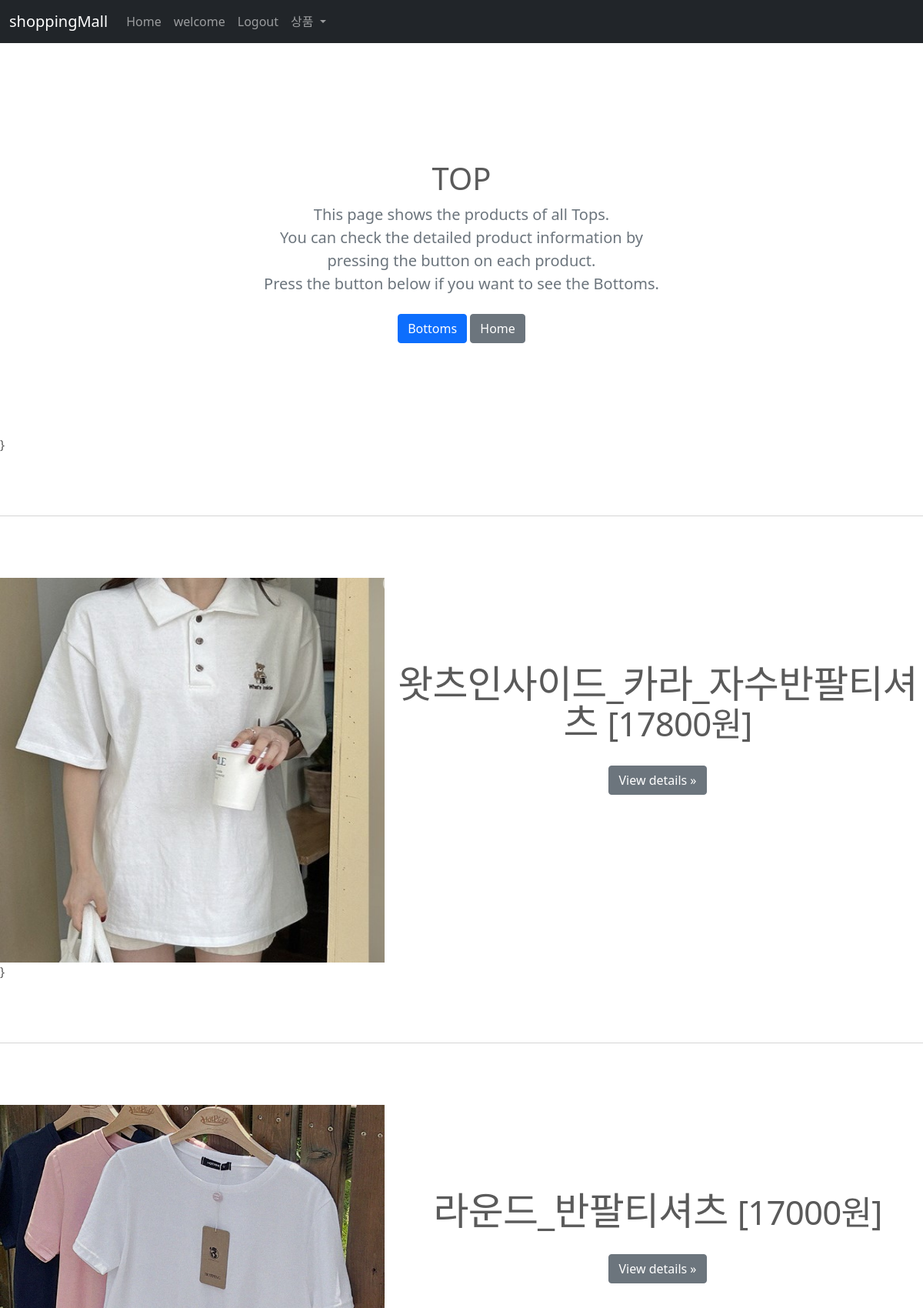
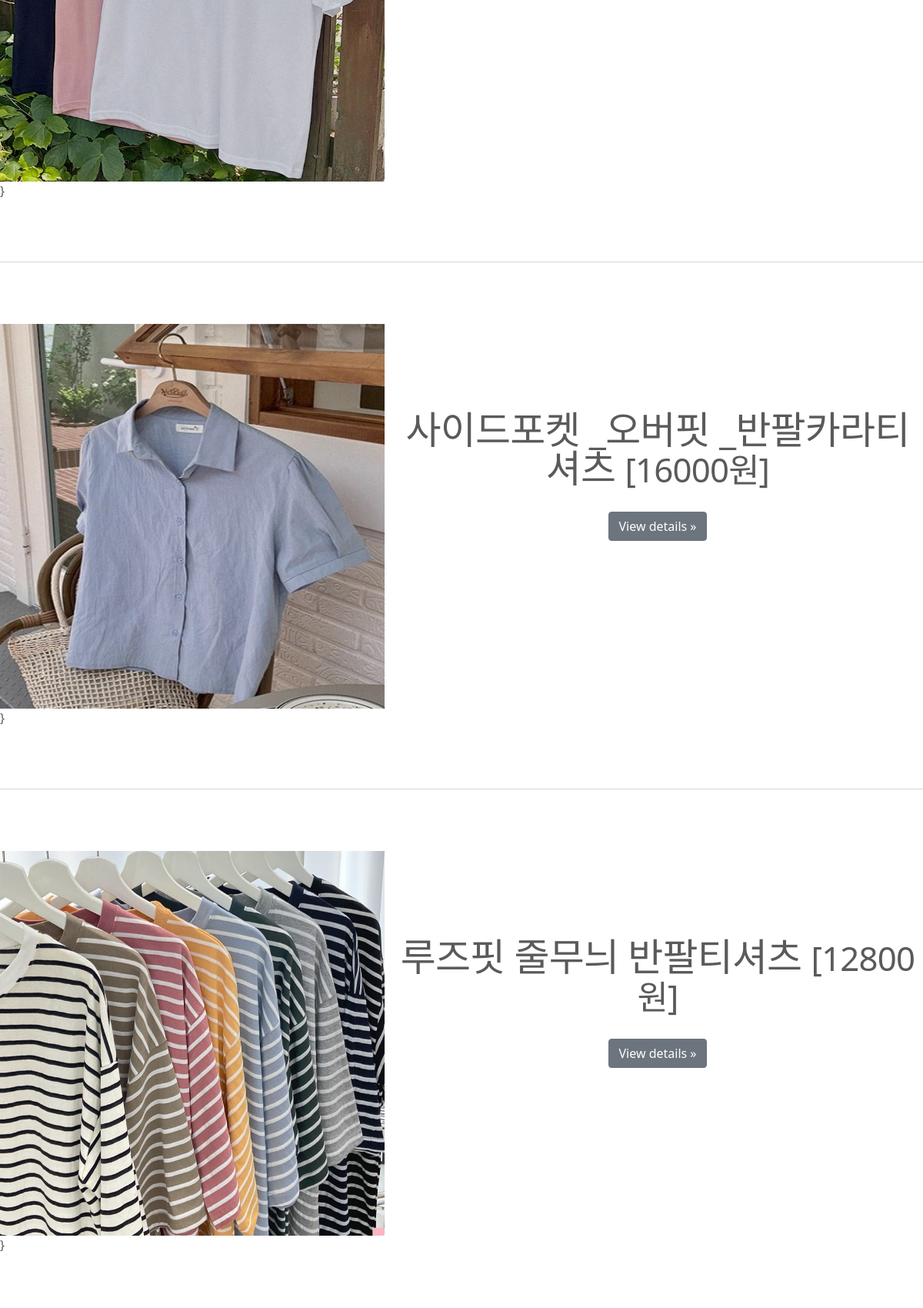
The page /detail/detail_top/ (signed in, upper part) on the database its author committed (2 pictures, top to bottom).
### detail/models.py (models this page shows, shortened)
class Product(models.Model):
    name = models.CharField(max_length=255)
    category = models.ForeignKey(Category, on_delete=models.CASCADE, related_name='product_category')
    image = ImageField(upload_to='photos/%Y/%m/%d')
    price = models.IntegerField()
    quantity = models.IntegerField(default=0)
    description = models.TextField()
    pub_date = models.DateTimeField(auto_now_add = True)
    hit = models.IntegerField(default=0)

### detail/views.py (the view)
# urls.py: path('detail_top/', views.detail_top, name='detail_top'),
def detail_top(request):
    product = Product.objects.all()
    top = Product.objects.filter(category='1')
    return render(request, 'detail/detail_top.html', {'product': product, 'top':top})

### detail/templates/detail/detail_top.html (shortened to what this page needs)
<!doctype html>
<html lang="ko">
  <head>
    <link href="https://cdn.jsdelivr.net/npm/bootstrap@5.1.3/dist/css/bootstrap.min.css" rel="stylesheet">
  </head>
  <body>
    <header>
      <nav class="navbar navbar-expand-md navbar-dark fixed-top bg-dark">
        <div class="container-fluid">
          <a class="navbar-brand">shoppingMall</a>
          <div class="collapse navbar-collapse" id="navbarCollapse">
            <ul class="navbar-nav me-auto mb-2 mb-md-0">
              <li class="nav-item">
                <a class="nav-link" aria-current="page" href="{% url 'shop:index' %}">
                  Home
                </a>
              </li>
              {% if user.is_authenticated %}
              <li class="nav-item">
                <a class="nav-link">
                  welcome
                </a>
              </li>
              <li class="nav-item">
                <a class="nav-link" href="{% url 'accounts:logout' %}">
                  Logout
                </a>
              </li>
              {% endif %}
               <li class="nav-item dropdown">
                <a class="nav-link dropdown-toggle" href="#" id="navbarDropdown" role="button" data-bs-toggle="dropdown" aria-expanded="false">
                  상품
                </a>
              </li>
            </ul>
          </div>
        </div>
      </nav>
    </header>
<main role="main">
  <div id="myCarousel" class="carousel slide" data-bs-ride="carousel">
    <div class="carousel-indicators">
      <button type="button" data-bs-target="#myCarousel" data-bs-slide-to="0" class="active" aria-current="true" aria-label="Slide 1"></button>
      <button type="button" data-bs-target="#myCarousel" data-bs-slide-to="1" aria-label="Slide 2"></button>
      <button type="button" data-bs-target="#myCarousel" data-bs-slide-to="2" aria-label="Slide 3"></button>
    </div>
  </div>
  <section class="py-5 text-center container">
    <div class="row py-lg-5">
      <div class="col-lg-6 col-md-8 mx-auto">
        <h1 class="fw-light">TOP</h1>
        <p class="lead text-muted">This page shows the products of all Tops. <br>
          You can check the detailed product information by pressing the button on each product.<br>
          Press the button below if you want to see the Bottoms.</p>
        <p>
          <a href="{% url 'detail:detail_bottom' %}" class="btn btn-primary my-2"> Bottoms </a>
          <a href="{% url 'shop:index' %}" class="btn btn-secondary my-2">Home</a>
        </p>
      </div>
    </div>
  </section>
  {% for t in top %}}
  <hr class="featurette-divider">
    <div class="row featurette text-center">
      <div class="col-md-7 order-md-2">
        <h2 class="featurette-heading">{{t.name}} <small>[{{t.price}}원]</small></h2>
        <br>
        <p><a class="btn btn-secondary" href="/detail/detail_product/{{t.id}}">View details &raquo;</a></p>
      </div>
      <div class="col-md-5">
        <img src={{t.image.url}} style="width:500px;height:500px;">
      </div>
    </div>
  {% endfor %}
</main>
  </body>
</html>

### detail/templates/detail/detail_top.html (style rules this page uses)
body { padding-top: 3rem; padding-bottom: 3rem; color: #5a5a5a; }
.carousel { margin-bottom: 4rem; }
.featurette-divider { margin: 5rem 0; }
.featurette-heading { font-weight: 300; line-height: 1; letter-spacing: -.05rem; }
@media (min-width: 40em) { .featurette-heading { font-size: 50px; } }
@media (min-width: 62em) { .featurette-heading { margin-top: 7rem; } }

### rows shown on the page
Product: name "왓츠인사이드_카라_자수반팔티셔츠", price "17800", image (picture)
Product: name "라운드_반팔티셔츠", price "17000", image (picture)
Product: name "사이드포켓 _오버핏 _반팔카라티셔츠", price "16000", image (picture)
Product: name "루즈핏 줄무늬 반팔티셔츠", price "12800", image (picture)
